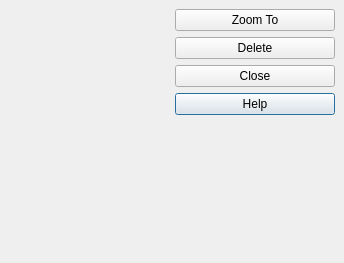
<ui version="4.0" >
 <author></author>
 <comment></comment>
 <exportmacro></exportmacro>
 <class>QgsBookmarksBase</class>
 <widget class="QDialog" name="QgsBookmarksBase" >
  <property name="geometry" >
   <rect>
    <x>0</x>
    <y>0</y>
    <width>344</width>
    <height>263</height>
   </rect>
  </property>
  <property name="windowTitle" >
   <string>Geospatial Bookmarks</string>
  </property>
  <layout class="QGridLayout" >
   <property name="margin" >
    <number>9</number>
   </property>
   <property name="spacing" >
    <number>6</number>
   </property>
   <item row="4" column="1" >
    <spacer>
     <property name="orientation" >
      <enum>Qt::Vertical</enum>
     </property>
     <property name="sizeType" >
      <enum>QSizePolicy::Expanding</enum>
     </property>
     <property name="sizeHint" >
      <size>
       <width>85</width>
       <height>109</height>
      </size>
     </property>
    </spacer>
   </item>
   <item rowspan="5" row="0" column="0" >
    <widget class="Q3ListView" name="lstBookmarks" >
     <column>
      <property name="text" >
       <string>Name</string>
      </property>
     </column>
     <column>
      <property name="text" >
       <string>Project</string>
      </property>
     </column>
     <column>
      <property name="text" >
       <string>Extent</string>
      </property>
     </column>
     <column>
      <property name="text" >
       <string>Id</string>
      </property>
     </column>
    </widget>
   </item>
   <item row="3" column="1" >
    <widget class="QPushButton" name="btnHelp" >
     <property name="text" >
      <string>Help</string>
     </property>
    </widget>
   </item>
   <item row="2" column="1" >
    <widget class="QPushButton" name="btnClose" >
     <property name="toolTip" >
      <string>Close the dialog</string>
     </property>
     <property name="text" >
      <string>Close</string>
     </property>
    </widget>
   </item>
   <item row="1" column="1" >
    <widget class="QPushButton" name="btnDelete" >
     <property name="toolTip" >
      <string>Delete the currently selected bookmark</string>
     </property>
     <property name="text" >
      <string>Delete</string>
     </property>
    </widget>
   </item>
   <item row="0" column="1" >
    <widget class="QPushButton" name="btnZoomTo" >
     <property name="toolTip" >
      <string>Zoom to the currently selected bookmark</string>
     </property>
     <property name="text" >
      <string>Zoom To</string>
     </property>
    </widget>
   </item>
  </layout>
 </widget>
 <layoutdefault spacing="6" margin="11" />
 <pixmapfunction>qPixmapFromMimeSource</pixmapfunction>
 <customwidgets>
  <customwidget>
   <class>Q3ListView</class>
   <extends></extends>
   <header>q3listview.h</header>
   <container>0</container>
   <pixmap></pixmap>
  </customwidget>
 </customwidgets>
 <tabstops>
  <tabstop>btnZoomTo</tabstop>
  <tabstop>btnDelete</tabstop>
  <tabstop>btnClose</tabstop>
  <tabstop>btnHelp</tabstop>
 </tabstops>
 <resources/>
 <connections/>
</ui>
